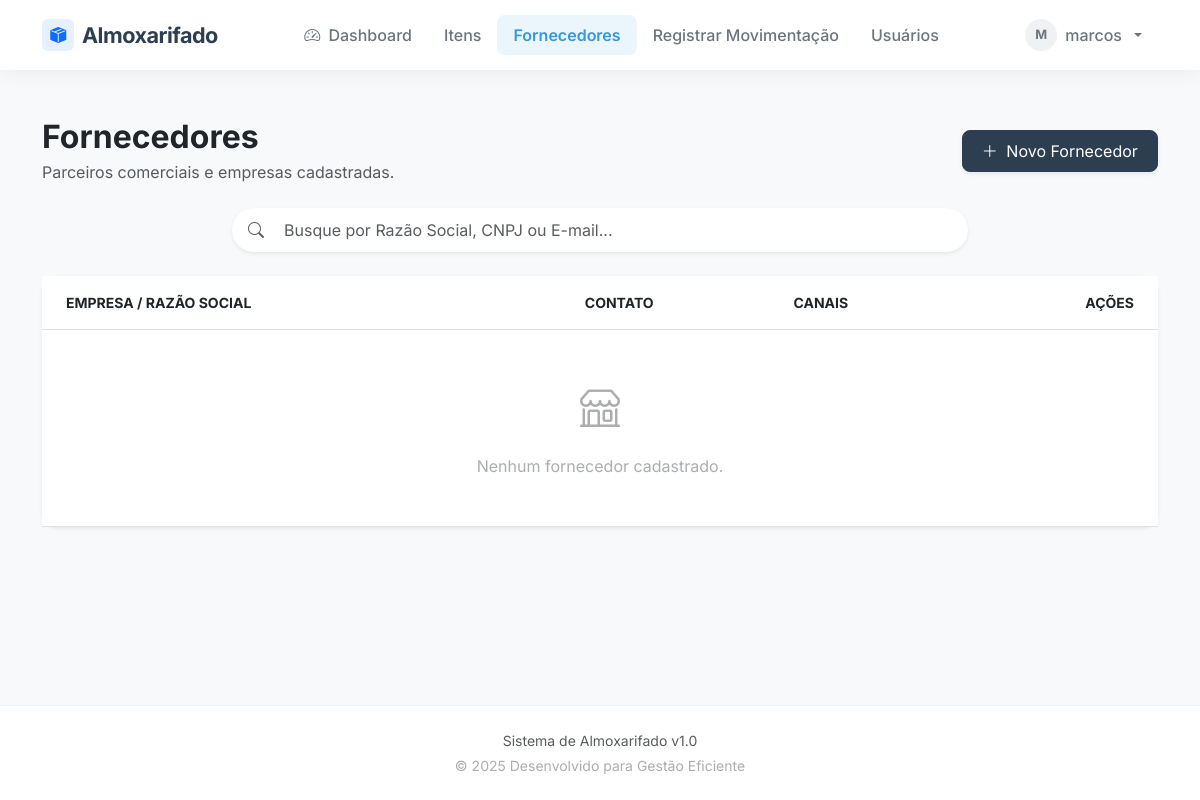
The app's page /fornecedores/ (signed in), older data.
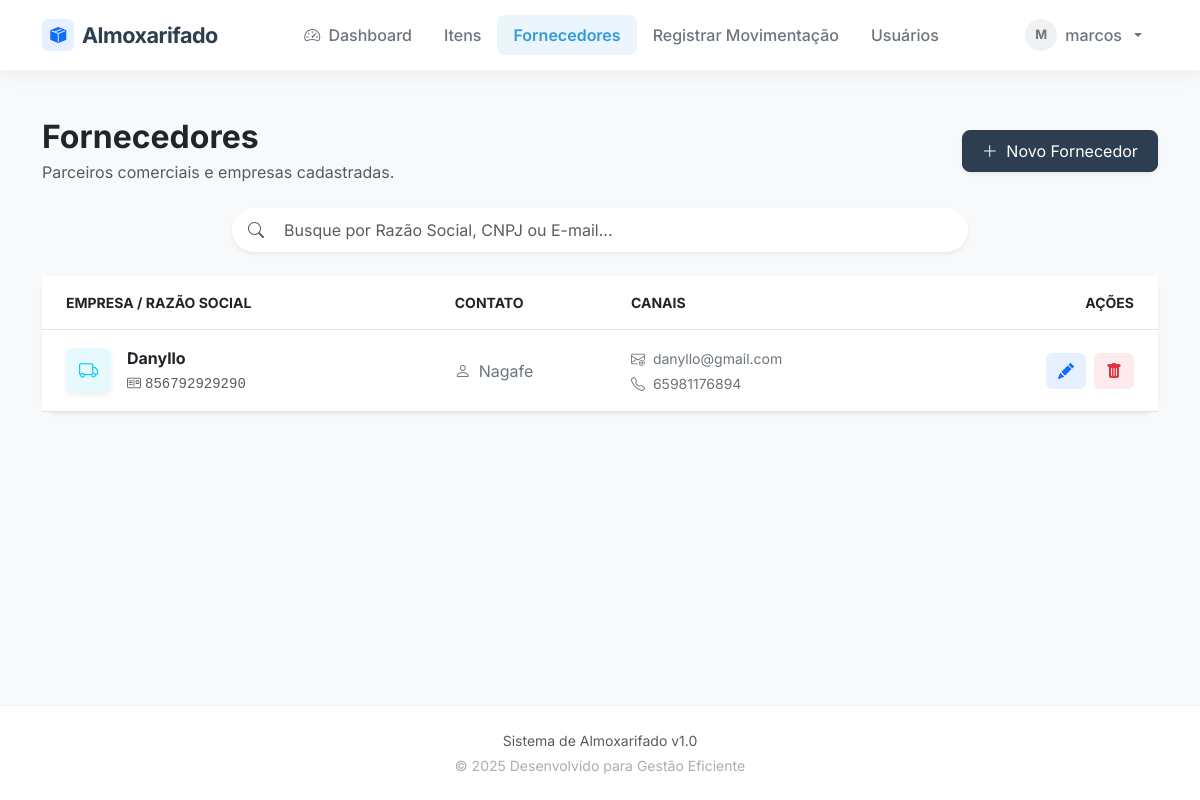
The same page, newer data.
### estoque/models.py (models this page shows, shortened)
class Fornecedor(models.Model):
    nome = models.CharField(max_length=100) # Nome/Razão Social
    cnpj = models.CharField("CNPJ", max_length=18, blank=True, null=True)
    contato = models.CharField("Pessoa de Contato", max_length=100, blank=True, null=True)
    telefone = models.CharField(max_length=20, blank=True, null=True)
    email = models.EmailField(max_length=100, blank=True, null=True)

### estoque/views.py (the view)
# urls.py: path('fornecedores/', views.fornecedor_list, name='fornecedor_list'),
@login_required
@permission_required('estoque.view_fornecedor', raise_exception=True)
def fornecedor_list(request):
    fornecedores = Fornecedor.objects.all().order_by('nome')
    paginator = Paginator(fornecedores, 20)
    page = request.GET.get('page')
    fornecedores = paginator.get_page(page)
    return render(request, 'estoque/fornecedor_list.html', {'fornecedores': fornecedores})

### templates/estoque/fornecedor_list.html (shortened to what this page needs)
{% extends 'base.html' %}
{% block content %}
<div class="row mb-4 align-items-center">
  <div class="col-md-6">
    <h2 class="fw-bold text-dark mb-1">Fornecedores</h2>
    <p class="text-muted mb-0">Parceiros comerciais e empresas cadastradas.</p>
  </div>
  <div class="col-md-6 text-md-end mt-3 mt-md-0">
    {% if perms.estoque.add_fornecedor %}
      <a class="btn btn-primary shadow-sm" href="{% url 'fornecedor_create' %}">
        <i class="bi bi-plus-lg me-1"></i> Novo Fornecedor
      </a>
    {% endif %}
  </div>
</div>
<div class="row mb-4">
  <div class="col-lg-8 mx-auto">
    <div class="card border-0 shadow-sm rounded-pill overflow-hidden">
      <div class="card-body p-1 ps-3 d-flex align-items-center">
        <i class="bi bi-search text-muted me-2"></i>
        <input type="text" class="form-control border-0 shadow-none"
               name="q"
               placeholder="Busque por Razão Social, CNPJ ou E-mail..."
               hx-get="{% url 'buscar_fornecedor' %}"
               hx-trigger="keyup changed delay:500ms"
               hx-target="#results-table"
               hx-indicator=".htmx-indicator"
               autocomplete="off">
      </div>
    </div>
  </div>
</div>
<div class="card border-0 shadow-sm rounded-4">
  <div class="card-body p-0">
    <div class="table-responsive">
      <table class="table align-middle table-hover mb-0" style="border-collapse: separate; border-spacing: 0;">
        <thead class="bg-light">
          <tr class="text-secondary text-uppercase small fw-bold">
            <th class="ps-4 py-3 border-bottom">Empresa / Razão Social</th>
            <th class="py-3 border-bottom">Contato</th>
            <th class="py-3 border-bottom">Canais</th>
            <th class="text-end pe-4 py-3 border-bottom">Ações</th>
          </tr>
        </thead>
        <tbody id="results-table">
          {% include 'estoque/partials/tabela_fornecedores.html' %}
        </tbody>
      </table>
    </div>
  </div>
</div>
{% endblock %}

### templates/estoque/partials/tabela_fornecedores.html (shortened to what this page needs)
{% for fornecedor in fornecedores %}
<tr class="bg-white">
  <td class="ps-4 py-3">
    <div class="d-flex align-items-center">
      <div class="rounded-3 bg-info bg-opacity-10 text-info d-flex align-items-center justify-content-center me-3 shadow-sm" style="width: 45px; height: 45px; font-size: 1.2rem;">
        <i class="bi bi-truck"></i>
      </div>
      <div>
        <div class="fw-bold text-dark mb-0">
            {{ fornecedor.nome }}
        </div>
        {% if fornecedor.cnpj %}
          <small class="text-muted font-monospace"><i class="bi bi-postcard me-1"></i>{{ fornecedor.cnpj }}</small>
        {% else %}
          <small class="text-muted fst-italic">CNPJ não informado</small>
        {% endif %}
      </div>
    </div>
  </td>
  <td>
    {% if fornecedor.contato %}
      <div class="d-flex align-items-center text-secondary">
        <i class="bi bi-person me-2"></i> {{ fornecedor.contato }}
      </div>
    {% else %}
      <span class="text-muted opacity-50">-</span>
    {% endif %}
  </td>
  <td>
    <div class="d-flex flex-column gap-1">
      {% if fornecedor.email %}
        <a href="mailto:{{ fornecedor.email }}" class="text-decoration-none small text-secondary hover-primary">
          <i class="bi bi-envelope-at me-1"></i> {{ fornecedor.email }}
        </a>
      {% endif %}
      {% if fornecedor.telefone %}
        <span class="small text-secondary">
          <i class="bi bi-telephone me-1"></i> {{ fornecedor.telefone }}
        </span>
      {% endif %}
    </div>
  </td>
  <td class="text-end pe-4">
    <div class="d-inline-flex gap-2">
      {% if perms.estoque.change_fornecedor %}
        <a href="{% url 'fornecedor_edit' fornecedor.pk %}" class="btn btn-icon btn-light text-primary border-0 bg-primary bg-opacity-10 hover-primary" title="Editar">
          <i class="bi bi-pencil-fill"></i>
        </a>
      {% endif %}
      {% if perms.estoque.delete_fornecedor %}
        <button type="button"
                class="btn btn-icon btn-light text-danger border-0 bg-danger bg-opacity-10 hover-danger"
                title="Excluir"
                data-url="{% url 'fornecedor_delete' fornecedor.pk %}"
                data-nome="{{ fornecedor.nome }}"
                onclick="confirmarExclusao(this.dataset.url, this.dataset.nome)">
          <i class="bi bi-trash-fill"></i>
        </button>
      {% endif %}
    </div>
  </td>
</tr>
{% empty %}
<tr>
  <td colspan="4" class="text-center py-5">
    <div class="text-muted opacity-50">
      <i class="bi bi-shop fs-1 d-block mb-3"></i>
      <p class="mb-0">Nenhum fornecedor cadastrado.</p>
    </div>
  </td>
</tr>
{% endfor %}

Row changes from the older to the newer data that the page shows:
added Fornecedor: nome "Danyllo", cnpj "856792929290", contato "Nagafe", email "danyllo@gmail.com", telefone "65981176894"
Text that changed along with them:
text no longer shown: "Nenhum fornecedor cadastrado."
